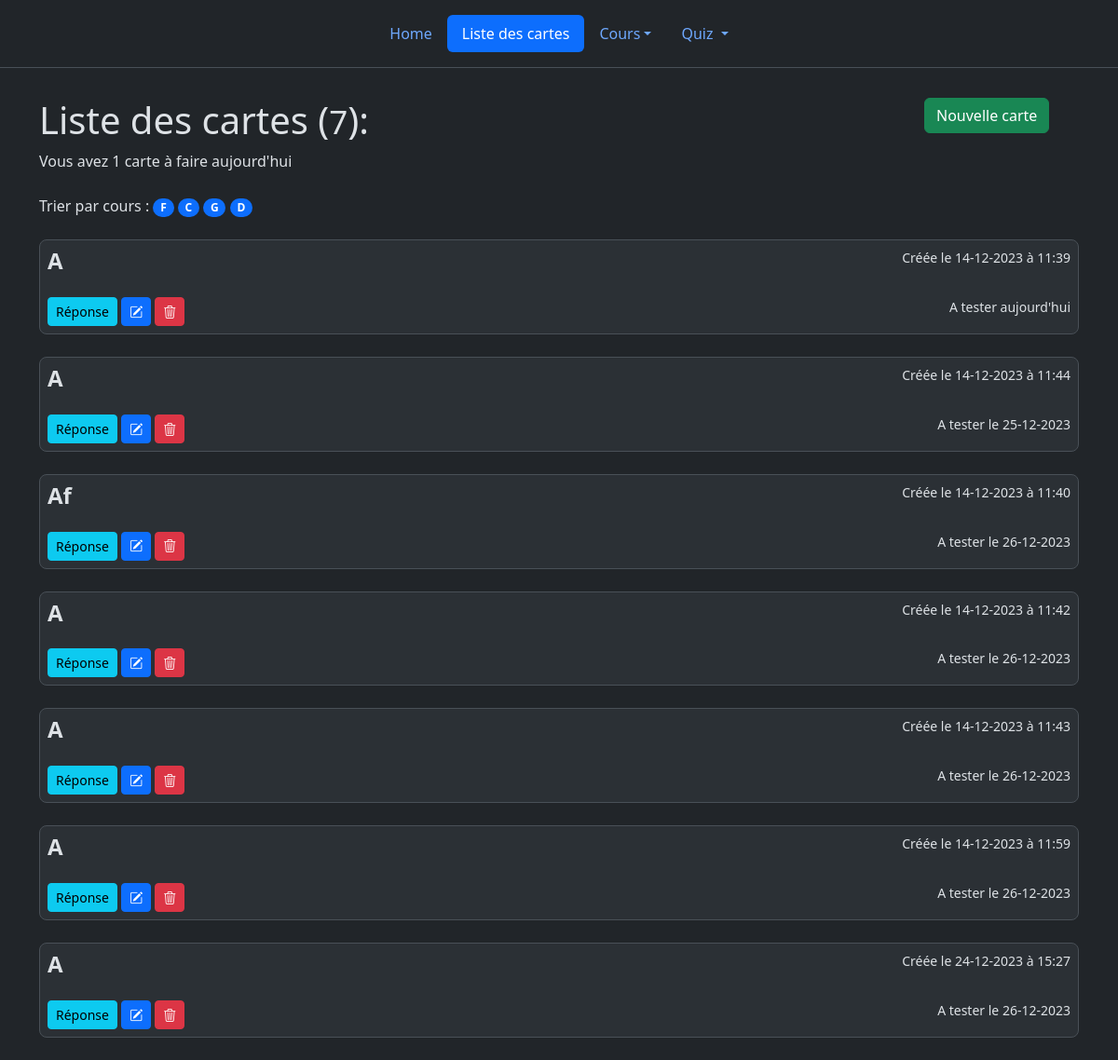
The app's page /carte with its own data.
### app.py (models this page shows, shortened)
class Cards(db.Model):
	id = db.Column(db.Integer, primary_key=True)
	course = db.Column(db.String(50), nullable=False)
	question = db.Column(db.Text, nullable=False)
	answer = db.Column(db.Text, nullable=False)
	date_created = db.Column(db.DateTime, nullable=False, default=datetime.now)
	interval = db.Column(db.Integer, nullable=False, default=1)
	date_rev = db.Column(db.DateTime, nullable=False, default=datetime.now)
	last_rev = db.Column(db.DateTime, nullable=False, default=datetime.now)

### app.py (the view)
@app.route("/carte", methods=['GET', 'POST'])
def cards():
    all_cards = Cards.query.order_by(Cards.date_rev.asc()).all()
    todo = Cards.query.filter((datetime.now().date() + timedelta(days=1)) > Cards.date_rev).order_by(Cards.date_rev.asc()).all()
    return custom_render_template("posts.html", cards=all_cards, todo=todo)

### app.py (called while the page is built)
def custom_render_template(template_name_or_list, **kwargs):
    common_variables = {
        'courselist': Cards.query.with_entities(Cards.course),
        'hour': datetime.now().replace(hour=19, minute=0, second=0),
        'now': datetime.now(),
        'today': datetime.now().date(),
        'tomorrow': datetime.now().date() + timedelta(days=1)
    }
    kwargs.update(common_variables)
    return render_template(template_name_or_list, **kwargs)

### templates/posts.html (shortened to what this page needs)
{% extends 'base.html' %}
{% set active_page = "cards" %}
{% block body %}
	<div class="row mt-2">
		<div class="col-10">
		    <br><h1>Liste des cartes (<small>{{ cards|list|count }}</small>):</h1>
		</div>
		<div class="col-2">
    		<br><a class="btn btn-success" href="/carte/new">Nouvelle carte</a>
		</div>
	</div>
<span> {%  if todo|list|count == 0 %}Vous n'avez pas de carte {% else %} Vous avez {{ todo|list|count }} carte{{ "s" if todo|list|count > 1}}{% endif %} à faire aujourd'hui</span><br>
    <br>
    {% if cards %}
Trier par cours :
			{% for course in courselist|unique %}
			<a style="text-decoration:none" class="badge text-bg-primary rounded-pill" href="/cours/{{ course['course'] }}">{{ course['course'] }}</a>
			{% endfor %}
			<br>
			<br>
    {% for card in cards %}
    	<div class="bg-body-tertiary border rounded-3 p-2"
    	><small style="float:right;" >Créée le {{ card['date_created'].strftime('%d-%m-%Y à %H:%M')}}</small>
	        <h4 class="fw-bold mb-0">{{ card['question'] }}</h4>
			  <br>
			  <small style="float:right;" > A tester {% if card.date_rev.date() > today %} le  {{ card.date_rev.strftime('%d-%m-%Y')}} {% elif card.date_rev.date() <= today %} aujourd'hui {% endif %} </small>
			  <a class="btn btn-info btn-sm" id ="buttonans{{ card['id'] }}" onclick="actionQR('{{ card['id'] }}');">Réponse</a>
			  <a class="btn btn-primary btn-sm" href="/carte/edit/{{ card['id'] }}"><i class="bi bi-pencil-square"></i></a>
	        <a class="btn btn-danger btn-sm" href="/carte/delete/{{ card['id'] }}"><i class="bi bi-trash3"></i></a>
	    </div>
	    <br>
    {% endfor %}
    {% else %}
    <b> Vous n'avez pas encore de carte ! </b>
    {% endif %}
{% endblock %}

### records on screen
Cards: date_created "14-12-2023 à 11:39", question "A", shows "aujourd'hui"
Cards: date_created "14-12-2023 à 11:44", question "A", date_rev "25-12-2023"
Cards: date_created "14-12-2023 à 11:40", question "Af", date_rev "26-12-2023"
Cards: date_created "14-12-2023 à 11:42", question "A", date_rev "26-12-2023"
Cards: date_created "14-12-2023 à 11:43", question "A", date_rev "26-12-2023"
Cards: date_created "14-12-2023 à 11:59", question "A", date_rev "26-12-2023"
Cards: date_created "24-12-2023 à 15:27", question "A", date_rev "26-12-2023"

### other values on screen
{{ currentc if active_page == 'Rev' else 'Cours' }} "Cours"
{{ cards|list|count }} "7"
{{ todo|list|count }} "1"
{{ course['course'] }} "F" "C" "G" "D"
